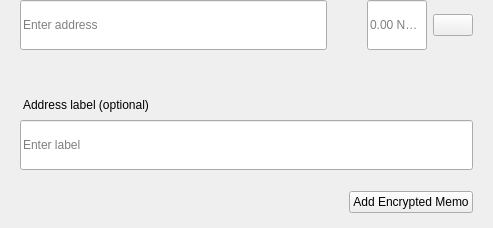
<?xml version="1.0" encoding="UTF-8"?>
<ui version="4.0">
 <class>SendMultiRow</class>
 <widget class="QWidget" name="SendMultiRow">
  <property name="geometry">
   <rect>
    <x>0</x>
    <y>0</y>
    <width>493</width>
    <height>228</height>
   </rect>
  </property>
  <property name="minimumSize">
   <size>
    <width>0</width>
    <height>0</height>
   </size>
  </property>
  <property name="maximumSize">
   <size>
    <width>16777215</width>
    <height>16777215</height>
   </size>
  </property>
  <property name="windowTitle">
   <string>Form</string>
  </property>
  <layout class="QVBoxLayout" name="verticalLayout_3">
   <property name="spacing">
    <number>0</number>
   </property>
   <property name="leftMargin">
    <number>0</number>
   </property>
   <property name="topMargin">
    <number>0</number>
   </property>
   <property name="rightMargin">
    <number>20</number>
   </property>
   <property name="bottomMargin">
    <number>5</number>
   </property>
   <item alignment="Qt::AlignTop">
    <widget class="QWidget" name="widget" native="true">
     <property name="sizePolicy">
      <sizepolicy hsizetype="Expanding" vsizetype="Maximum">
       <horstretch>0</horstretch>
       <verstretch>0</verstretch>
      </sizepolicy>
     </property>
     <property name="minimumSize">
      <size>
       <width>0</width>
       <height>60</height>
      </size>
     </property>
     <property name="maximumSize">
      <size>
       <width>16777215</width>
       <height>85</height>
      </size>
     </property>
     <layout class="QHBoxLayout" name="horizontalLayout" stretch="6,0,2">
      <property name="spacing">
       <number>0</number>
      </property>
      <property name="leftMargin">
       <number>8</number>
      </property>
      <property name="topMargin">
       <number>0</number>
      </property>
      <property name="rightMargin">
       <number>0</number>
      </property>
      <property name="bottomMargin">
       <number>0</number>
      </property>
      <item alignment="Qt::AlignTop">
       <widget class="QStackedWidget" name="stackedAddress">
        <property name="minimumSize">
         <size>
          <width>0</width>
          <height>50</height>
         </size>
        </property>
        <property name="maximumSize">
         <size>
          <width>16777215</width>
          <height>50</height>
         </size>
        </property>
        <widget class="QWidget" name="page_4">
         <property name="sizePolicy">
          <sizepolicy hsizetype="Expanding" vsizetype="Preferred">
           <horstretch>0</horstretch>
           <verstretch>0</verstretch>
          </sizepolicy>
         </property>
         <property name="minimumSize">
          <size>
           <width>0</width>
           <height>50</height>
          </size>
         </property>
         <property name="maximumSize">
          <size>
           <width>16777215</width>
           <height>55</height>
          </size>
         </property>
         <layout class="QVBoxLayout" name="verticalLayout_7">
          <property name="spacing">
           <number>0</number>
          </property>
          <property name="leftMargin">
           <number>12</number>
          </property>
          <property name="topMargin">
           <number>0</number>
          </property>
          <property name="rightMargin">
           <number>0</number>
          </property>
          <property name="bottomMargin">
           <number>0</number>
          </property>
          <item>
           <widget class="QLineEdit" name="lineEditAddress">
            <property name="minimumSize">
             <size>
              <width>0</width>
              <height>50</height>
             </size>
            </property>
            <property name="maximumSize">
             <size>
              <width>16777215</width>
              <height>50</height>
             </size>
            </property>
            <property name="placeholderText">
             <string>Enter address</string>
            </property>
           </widget>
          </item>
         </layout>
        </widget>
        <widget class="QWidget" name="page_3"/>
       </widget>
      </item>
      <item>
       <spacer name="horizontalSpacer_3">
        <property name="orientation">
         <enum>Qt::Horizontal</enum>
        </property>
        <property name="sizeType">
         <enum>QSizePolicy::Fixed</enum>
        </property>
        <property name="sizeHint" stdset="0">
         <size>
          <width>40</width>
          <height>20</height>
         </size>
        </property>
       </spacer>
      </item>
      <item>
       <layout class="QHBoxLayout" name="horizontalLayout_2">
        <property name="spacing">
         <number>6</number>
        </property>
        <item alignment="Qt::AlignTop">
         <widget class="QLineEdit" name="lineEditAmount">
          <property name="sizePolicy">
           <sizepolicy hsizetype="Expanding" vsizetype="Preferred">
            <horstretch>0</horstretch>
            <verstretch>0</verstretch>
           </sizepolicy>
          </property>
          <property name="minimumSize">
           <size>
            <width>0</width>
            <height>50</height>
           </size>
          </property>
          <property name="maximumSize">
           <size>
            <width>16777215</width>
            <height>50</height>
           </size>
          </property>
          <property name="maxLength">
           <number>17</number>
          </property>
          <property name="alignment">
           <set>Qt::AlignLeading|Qt::AlignLeft|Qt::AlignVCenter</set>
          </property>
          <property name="placeholderText">
           <string notr="true">0.00 NBLA</string>
          </property>
         </widget>
        </item>
        <item>
         <layout class="QVBoxLayout" name="verticalLayout">
          <property name="topMargin">
           <number>14</number>
          </property>
          <property name="bottomMargin">
           <number>0</number>
          </property>
          <item alignment="Qt::AlignTop">
           <widget class="QPushButton" name="btnMenu">
            <property name="minimumSize">
             <size>
              <width>0</width>
              <height>0</height>
             </size>
            </property>
            <property name="maximumSize">
             <size>
              <width>16777215</width>
              <height>16777215</height>
             </size>
            </property>
            <property name="focusPolicy">
             <enum>Qt::NoFocus</enum>
            </property>
            <property name="text">
             <string/>
            </property>
           </widget>
          </item>
         </layout>
        </item>
       </layout>
      </item>
     </layout>
    </widget>
   </item>
   <item>
    <widget class="QWidget" name="layoutLabel" native="true">
     <property name="minimumSize">
      <size>
       <width>0</width>
       <height>0</height>
      </size>
     </property>
     <property name="maximumSize">
      <size>
       <width>16777215</width>
       <height>16777215</height>
      </size>
     </property>
     <layout class="QVBoxLayout" name="verticalLayout_9">
      <property name="spacing">
       <number>6</number>
      </property>
      <property name="leftMargin">
       <number>20</number>
      </property>
      <property name="topMargin">
       <number>0</number>
      </property>
      <property name="rightMargin">
       <number>0</number>
      </property>
      <property name="bottomMargin">
       <number>10</number>
      </property>
      <item>
       <spacer name="verticalSpacer">
        <property name="orientation">
         <enum>Qt::Vertical</enum>
        </property>
        <property name="sizeType">
         <enum>QSizePolicy::Fixed</enum>
        </property>
        <property name="sizeHint" stdset="0">
         <size>
          <width>20</width>
          <height>20</height>
         </size>
        </property>
       </spacer>
      </item>
      <item>
       <widget class="QLabel" name="labelSubtitleDescription">
        <property name="styleSheet">
         <string notr="true">margin-bottom:2px;
margin-left:0.05px;
padding:0px;</string>
        </property>
        <property name="text">
         <string>Address label (optional)</string>
        </property>
       </widget>
      </item>
      <item>
       <widget class="QLineEdit" name="lineEditDescription">
        <property name="minimumSize">
         <size>
          <width>0</width>
          <height>50</height>
         </size>
        </property>
        <property name="maximumSize">
         <size>
          <width>16777215</width>
          <height>50</height>
         </size>
        </property>
        <property name="placeholderText">
         <string>Enter label</string>
        </property>
       </widget>
      </item>
      <item>
       <spacer name="verticalSpacer_2">
        <property name="orientation">
         <enum>Qt::Vertical</enum>
        </property>
        <property name="sizeType">
         <enum>QSizePolicy::Fixed</enum>
        </property>
        <property name="sizeHint" stdset="0">
         <size>
          <width>20</width>
          <height>15</height>
         </size>
        </property>
       </spacer>
      </item>
      <item>
       <widget class="QWidget" name="containerMemo" native="true">
        <layout class="QHBoxLayout" name="horizontalLayout_5">
         <property name="leftMargin">
          <number>0</number>
         </property>
         <property name="topMargin">
          <number>0</number>
         </property>
         <property name="rightMargin">
          <number>0</number>
         </property>
         <property name="bottomMargin">
          <number>0</number>
         </property>
         <item>
          <spacer name="horizontalSpacer">
           <property name="orientation">
            <enum>Qt::Horizontal</enum>
           </property>
           <property name="sizeHint" stdset="0">
            <size>
             <width>40</width>
             <height>20</height>
            </size>
           </property>
          </spacer>
         </item>
         <item>
          <widget class="QPushButton" name="btnAddMemo">
           <property name="text">
            <string notr="true">Add Encrypted Memo</string>
           </property>
          </widget>
         </item>
        </layout>
       </widget>
      </item>
     </layout>
    </widget>
   </item>
  </layout>
 </widget>
 <resources/>
 <connections/>
</ui>
